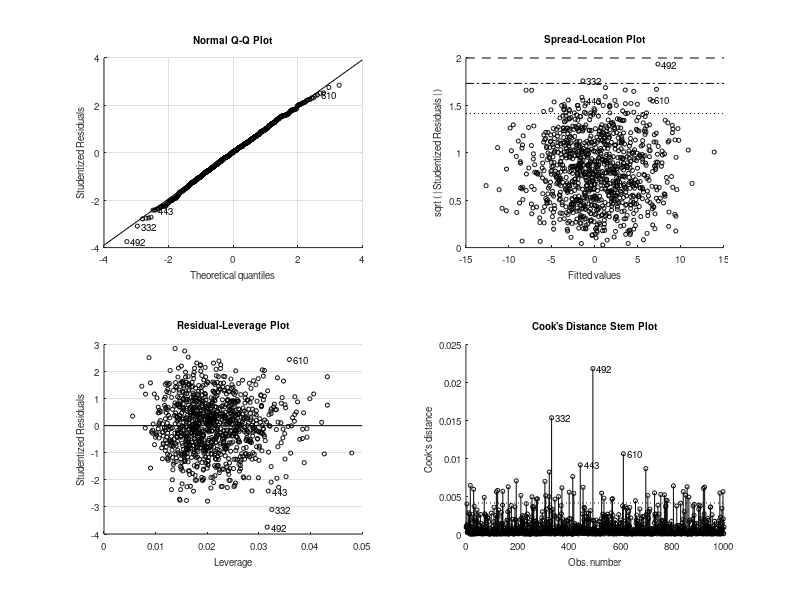

Write the MATLAB code that produced this figure. (Note: this script raises an error after producing the figure.)
function Regression_against_PC_comonents_SIMULATION()

%% This is a useful script it we want to regress the activity of N neurons against some variables X, and understand how it relates to doing PCA on neural activity and regressing the PCs against X

%% Say we have X preictors and Y responses. We want to do regress each Y against all X
%The script runs a simulation to test if:
%------------------------
% 1) the average of R2 when  (over all Y responses), gives the same result as
% 2) taking Y, doing PCA on it regressing the Principle Componets of Y against X. 
%    We then multiply (i.e. scale) R2 of each PC by the variance of this PC (to give less weight to PCs that don't explain much variance in Y). 
%    We then average this scaled R2 over all components
%------------------------
%% The answer is that these two measurements are the same if we z-score each Y before doing PCA. % We will define this measurement as the total or average R2 of the regression



%%  Generate Preictors X and  response variable Y 
% The ability of X to explain each variable Y in this simulation is set by  a random level of noise -- this parameter unique to each variable of Y.
% The predictors are not necessarily orthogonal to each other

% Set the dimensions of the data
num_predictors = 20; %X
num_responses = 100; % Y
num_samples = 1000; % number of observations

% Generate random predictors (X)
X = randn(num_samples, num_predictors);

% Generate responses
Y=zeros(num_samples, num_responses); %initialize
for i=1:1:num_responses
    % Generate random coefficients for the predictors (Beta)
    Beta = randn(num_predictors, 1);
    % Generate random noise (Epsilon). Each response varialbe Y will have a different level of noise
    %noise
    noise_level(i)=randi(10); % we scale the noise relative to the contribution of the input X, to decorrelate Y from X
    Epsilon = noise_level(i)*randn(num_samples, 1);
    % Generate the response variables (Y) using the linear model: Y = X * Beta + Epsilon
    Y(:,i) = X * Beta + Epsilon;
    % Z-scoring the Responses
    Y_zscored(:,i) = zscore(Y(:,i));
end


% %Sanity check to show that it doesn't matter how X is scaled for the regression analysis in this script
% X_original=X;
% X=X.*randi(100,num_predictors,1)'; 

% %Sanity check to show that it doesn't matter if  X is centered or not (has mean = 0) for the regression analysis in this script
% X_original=X;
% X=X_original;
% X=X.*randi(5,num_predictors,1)'; 
% X=X + 10*mean(X).*randi(5,num_predictors,1)';

%% Regress each Y against all X. It doesn't matter if we z-score or don't z-score Y in the simple regression. Here it is without z-scoring:
for i=1:1:num_responses
    % Perform regression for each response variable
    y=Y(:,i);
    mdl = fitlm(X, y);
    % Get the R-squared value for each response variable
    R2_for_each_Y_not_zcored(i) = mdl.Rsquared.Ordinary;
     %sanity check to check how regression weights are affected by X scaling
     W_for_all_X_of_each_Y(i,:)=[mdl.Coefficients.Estimate]'; 

end
% Sanity check: R2 should change linearlyt with noise level
% scatter(R2_for_each_Y,noise_level) 


%sanity check to check show that regression weights are affected by X
%scaling, but as you see later the R2 does not
figure
imagesc(W_for_all_X_of_each_Y(:,2:end))
xlabel('X')
ylabel('Y')
title('Regression weights')


%% Regress each Y against all X after z-scoring Y -- this is a sanity check to show that z-scoring Y doesnt matter for simple regression 
%% Note z-coring will matter when doing SVD/PCA in the next step
for i=1:1:num_responses
    % Perform regression for each response variable
    y=Y_zscored(:,i); %here we z-score just to show that it does not matter for simple regression
    mdl = fitlm(X, y);
    % Get the R-squared value for each response variable
    R2_for_each_Y_zscored(i) = mdl.Rsquared.Ordinary;
    %sanity check to check how regression weights are affected by X scaling
%     W_for_all_X_of_each_Y_zscored(i,:)=[mdl.Coefficients.Estimate]'; 
end



%% Computing the PCs of the response variables using the PCA function
[~, PCs_PCA, ~, ~, variance_percentage] = pca(Y_zscored);
variance_explained_PCA=variance_percentage/100; % a feature of PCA. proportion of variance explained by each component


%% Regress each PC (computed by PCA function) of Y against all X
for i=1:1:num_responses
    % Perform regression for each PC of the response variable
    y=PCs_PCA(:,i);
    mdl = fitlm(X, y);
    % Get the R-squared value for each response variable
    R2_for_each_Y_PC(i) = mdl.Rsquared.Ordinary;
end


%% ALTERNATIVELY we can compute the PCs of the response variables using SVD function. It is equivalent to do PCA so I am showing it here just for easiness of using it in other scripts
%% Z-scoring is important!!!
[U,S,V]=svd(Y_zscored'); % 
singular_values =diag(S);
variance_explained_SVD=singular_values.^2/sum(singular_values.^2); % a feature of SVD. proportion of variance explained by each component
PCs_SVD=V';

%% Regress each PC (computed by SVD function) of Y against all X after z-scoring Y. 
for i=1:1:num_responses
    % Perform regression for each PC of the response variable
   y=PCs_SVD(i,:);
    mdl = fitlm(X, y);
    % Get the R-squared value for each response variable
    R2_for_each_Y_SVD(i) = mdl.Rsquared.Ordinary;
end


%% TO show that z-scoring before doing PCA or SVD matters here we compute what happens if we don't z-score before:
%% Here we don't z-score
[U,S,V]=svd(Y'); % 
singular_values =diag(S);
variance_explained_SVD_not_zscored=singular_values.^2/sum(singular_values.^2); % a feature of SVD. proportion of variance explained by each component
PCs_SVD=V';

%% Regress each PC (computed by SVD function) of Y against all X without z-scoring Y. 
for i=1:1:num_responses
    % Perform regression for each PC of the response variable
    y=PCs_SVD(i,:);
    mdl = fitlm(X, y);
    % Get the R-squared value for each response variable
    R2_for_each_Y_SVD_not_zscored(i) = mdl.Rsquared.Ordinary;
end




%% PLOTTING RESULTS SUMMARY

total_R2_Y_not_zcored=mean(R2_for_each_Y_not_zcored)
total_R2_Y_zscored=mean(R2_for_each_Y_zscored)
total_R2_Y_PCA_scaled_zcored=mean(R2_for_each_Y_PC*variance_explained_PCA)
total_R2_Y_SVD_scaled_zcored=(R2_for_each_Y_SVD*variance_explained_SVD)
total_R2_Y_SVD_scaled_not_zcored=(R2_for_each_Y_SVD_not_zscored*variance_explained_SVD_not_zscored)

%%figure

subplot(4,2,1)
plot(R2_for_each_Y_zscored)
ylabel('R2')
xlabel('Y')
title(sprintf('Average R2  %0.2f, Y z-scored',total_R2_Y_zscored))

% Not z scored
subplot(4,2,2)
plot(R2_for_each_Y_not_zcored)
ylabel('R2')
xlabel('Y')
title(sprintf('Average R2  %0.2f NOT z-scored',total_R2_Y_not_zcored))


subplot(4,2,3)
plot(R2_for_each_Y_SVD)
ylabel('R2')
xlabel('PCs of Y computed with SVD function')
title(sprintf('Average R2 %.2f scaled and z-scored',total_R2_Y_SVD_scaled_zcored))


subplot(4,2,4)
plot(R2_for_each_Y_SVD_not_zscored)
ylabel('R2')
xlabel('PCs of Y computed with SVD function')
title(sprintf('Average R2 %.2f scaled NOT z-scored',total_R2_Y_SVD_scaled_not_zcored))


subplot(4,2,5)
plot(R2_for_each_Y_PC)
ylabel('R2')
xlabel('PCs of Y computed with PCA function')
title(sprintf('Average R2 %0.2f scaled and z-scored',total_R2_Y_PCA_scaled_zcored))

subplot(4,2,6)
plot(variance_explained_SVD)
ylabel('Variance of the PCs used for scaling')
xlabel('PCs of Y computed with PCA function')


subplot(4,2,7)
plot(mean(X))
ylabel('mean X')
xlabel('X')
title(sprintf('Mean of predictors X'))

subplot(4,2,8)
plot(var(X))
ylabel('variance X')
xlabel('X')
title(sprintf('Variance of predictors X'))

